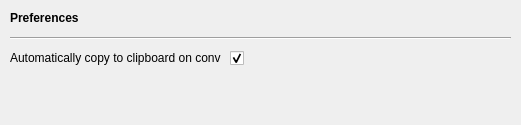
<?xml version="1.0" encoding="UTF-8"?>
<ui version="4.0">
 <class>Dialog</class>
 <widget class="QDialog" name="Dialog">
  <property name="geometry">
   <rect>
    <x>0</x>
    <y>0</y>
    <width>521</width>
    <height>125</height>
   </rect>
  </property>
  <property name="windowTitle">
   <string>Preferences</string>
  </property>
  <widget class="QLabel" name="label">
   <property name="geometry">
    <rect>
     <x>10</x>
     <y>10</y>
     <width>71</width>
     <height>16</height>
    </rect>
   </property>
   <property name="font">
    <font>
     <weight>75</weight>
     <bold>true</bold>
    </font>
   </property>
   <property name="text">
    <string>Preferences</string>
   </property>
  </widget>
  <widget class="Line" name="line">
   <property name="geometry">
    <rect>
     <x>10</x>
     <y>30</y>
     <width>501</width>
     <height>16</height>
    </rect>
   </property>
   <property name="orientation">
    <enum>Qt::Horizontal</enum>
   </property>
  </widget>
  <widget class="QLabel" name="label_3">
   <property name="geometry">
    <rect>
     <x>10</x>
     <y>50</y>
     <width>211</width>
     <height>16</height>
    </rect>
   </property>
   <property name="text">
    <string>Automatically copy to clipboard on convert</string>
   </property>
  </widget>
  <widget class="QCheckBox" name="checkBox">
   <property name="geometry">
    <rect>
     <x>230</x>
     <y>50</y>
     <width>70</width>
     <height>17</height>
    </rect>
   </property>
   <property name="text">
    <string/>
   </property>
   <property name="checked">
    <bool>true</bool>
   </property>
  </widget>
 </widget>
 <resources/>
 <connections/>
</ui>
